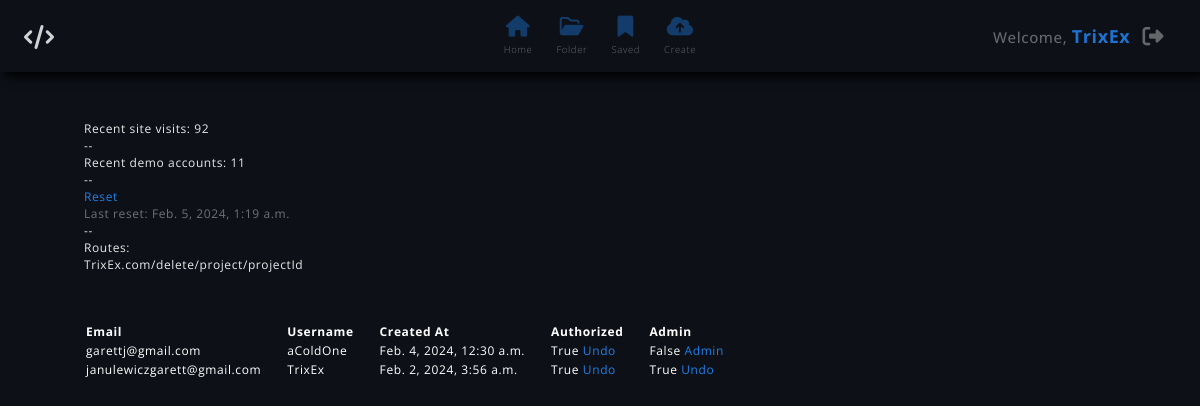
/TrixEx.com/admin (signed in), run on an earlier commit of the app's database.
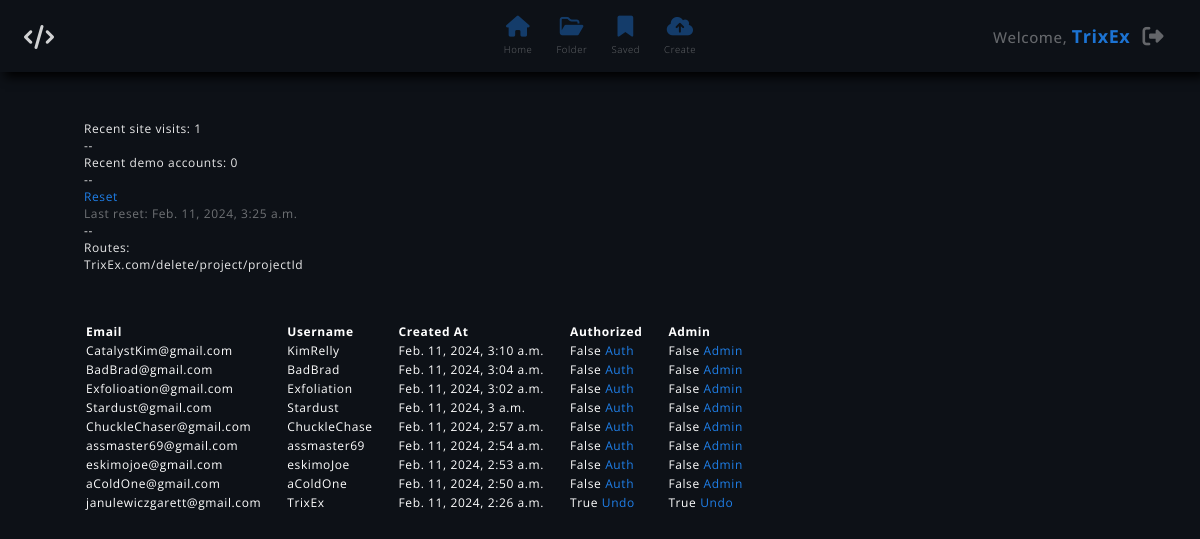
And on a later commit of the database.
### app/models.py (models this page shows)
class Stats(models.Model):
    recent_visits = models.IntegerField(default=0)
    recent_demos = models.IntegerField(default=0)
    updated_at = models.DateTimeField(auto_now=True)

class User(models.Model):
    email = models.EmailField()
    username = models.CharField(max_length=12)
    password = models.TextField()
    motto = models.TextField(default = 'Hi, welcome to my projects folder..')
    is_demo = models.BooleanField(default=False)
    is_admin = models.BooleanField(default=False)
    is_authorized = models.BooleanField(default=False)
    created_at = models.DateTimeField(auto_now_add=True)
    updated_at = models.DateTimeField(auto_now=True)
    following = models.ManyToManyField('self', symmetrical=False, related_name='followers')
    objects = UserManager()

### app/views.py (the view)
# urls.py: path('TrixEx.com/admin', views.admin),
def admin(request):
    user = User.objects.get(id=request.session['userId'])
    if not user.is_admin:
        return redirect('/TrixEx.com/logout')
    users = User.objects.filter(is_demo=0).order_by('-created_at')
    stats = Stats.objects.get(id=1)
    context = {
        'user' : user,
        'users' : users,
        'stats' : stats
    }
    return render(request, 'admin.html', context)

### app/templates/admin.html (shortened to what this page needs)
<!DOCTYPE html>
<html lang="en">
<head>
    {% load static %}
    <link rel="stylesheet" href="https://use.fontawesome.com/releases/v6.2.1/css/all.css">
    <link rel="stylesheet" href="{% static 'css/global.css' %}">
    <link rel="stylesheet" href="{% static 'css/admin.css' %}">
</head>
<body onload="getProjects()">
    <div class="nav">
        <a href="/TrixEx.com/home" class="logo">
            <i class="fa-solid fa-code"></i>
        </a>
        <div class="icons">
            <a href="/TrixEx.com/home" class="icon">
                <i class="fa-solid fa-house"></i>
                <p class="">Home</p>
            </a>
            <a href="/TrixEx.com/folder{{user.id}}/{{user.username}}" class="icon">
                <i class="fa-regular fa-folder-open"></i>
                <p>Folder</p>
            </a>
            <a href="/TrixEx.com/bookmarks" class="icon">
                <i class="fa-solid fa-bookmark"></i>
                <p>Saved</p>
            </a>
            <a href="/TrixEx.com/create" class="icon">
                <i class="fa-solid fa-cloud-arrow-up"></i>
                <p>Create</p>
            </a>
        </div>
        <div class="username">
            <p class="welcome"><span class="dark">Welcome,</span> <a
                    href="/TrixEx.com/folder{{user.id}}/{{user.username}}" class="blue">{{user.username}}</a></p>
            <a href="/TrixEx.com/logout" class="icon">
                <i class="fa-solid fa-right-from-bracket"></i>
            </a>
        </div>
    </div>
    <div class="stats">
        <p>Recent site visits: {{stats.recent_visits}}</p>
        <p>--</p>
        <p>Recent demo accounts: {{stats.recent_demos}}</p>
        <p>--</p>
        <a class="blue" href="/TrixEx.com/admin/reset">Reset</a>
        <p class="dark">Last reset: {{stats.updated_at}}</p>
        <p>--</p>
        <p>Routes:</p>
        <p>TrixEx.com/delete/project/projectId</p>
    </div>
    <table>
        <thead>
            <th>Email</th>
            <th>Username</th>
            <th>Created At</th>
            <th>Authorized</th>
            <th>Admin</th>
        </thead>
        <tbody>
            {% for existing_user in users %}
            <tr>
                <td>{{existing_user.email}}</td>
                <td>{{existing_user.username}}</td>
                <td>{{existing_user.created_at}}</td>
                {% if existing_user.is_authorized == 0 %}
                <td>{{existing_user.is_authorized}} <a href="/TrixEx.com/toggle/auth/{{existing_user.id}}" class="blue">Auth</a></td>
                {% endif %}
                {% if existing_user.is_authorized == 1 %}
                <td>{{existing_user.is_authorized}} <a href="/TrixEx.com/toggle/auth/{{existing_user.id}}" class="blue">Undo</a></td>
                {% endif %}
                {% if existing_user.is_admin == 0 %}
                <td>{{existing_user.is_admin}} <a href="/TrixEx.com/toggle/admin/{{existing_user.id}}" class="blue">Admin</a></td>
                {% endif %}
                {% if existing_user.is_admin == 1 %}
                <td>{{existing_user.is_admin}} <a href="/TrixEx.com/toggle/admin/{{existing_user.id}}" class="blue">Undo</a></td>
                {% endif %}
            </tr>
            {% endfor %}
        </tbody>
    </table>
</body>
</html>

What changed in the data, as far as the page shows it:
changed User "janulewiczgarett@gmail.com": created_at "Feb. 2, 2024, 3:56 a.m." → "Feb. 11, 2024, 2:26 a.m."
changed Stats: recent_visits "92" → "1"; recent_demos "11" → "0"; updated_at "Feb. 5, 2024, 1:19 a.m." → "Feb. 11, 2024, 3:25 a.m."
now on this page (row edited): User: email "CatalystKim@gmail.com", username "KimRelly", created_at "Feb. 11, 2024, 3:10 a.m.", is_authorized "False", is_admin "False"
now on this page (row edited): User: email "BadBrad@gmail.com", username "BadBrad", created_at "Feb. 11, 2024, 3:04 a.m.", is_authorized "False", is_admin "False"
now on this page (row edited): User: email "Exfolioation@gmail.com", username "Exfoliation", created_at "Feb. 11, 2024, 3:02 a.m.", is_authorized "False", is_admin "False"
now on this page (row edited): User: email "Stardust@gmail.com", username "Stardust", created_at "Feb. 11, 2024, 3 a.m.", is_authorized "False", is_admin "False"
now on this page (row edited): User: email "ChuckleChaser@gmail.com", username "ChuckleChase", created_at "Feb. 11, 2024, 2:57 a.m.", is_authorized "False", is_admin "False"
changed User: email "garettj@gmail.com" → "assmaster69@gmail.com"; username "aColdOne" → "assmaster69"; created_at "Feb. 4, 2024, 12:30 a.m." → "Feb. 11, 2024, 2:54 a.m."; is_authorized "True" → "False"; is_authorized "Undo" → "Auth"
now on this page (row edited): User: email "eskimojoe@gmail.com", username "eskimoJoe", created_at "Feb. 11, 2024, 2:53 a.m.", is_authorized "False", is_admin "False"
now on this page (row edited): User: email "aColdOne@gmail.com", username "aColdOne", created_at "Feb. 11, 2024, 2:50 a.m.", is_authorized "False", is_admin "False"
